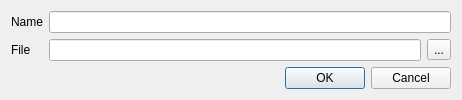
<?xml version="1.0" encoding="UTF-8"?>
<ui version="4.0">
 <class>ModelDialog</class>
 <widget class="QDialog" name="ModelDialog">
  <property name="geometry">
   <rect>
    <x>0</x>
    <y>0</y>
    <width>462</width>
    <height>100</height>
   </rect>
  </property>
  <property name="sizePolicy">
   <sizepolicy hsizetype="Preferred" vsizetype="Expanding">
    <horstretch>0</horstretch>
    <verstretch>0</verstretch>
   </sizepolicy>
  </property>
  <property name="windowTitle">
   <string>Import Model</string>
  </property>
  <layout class="QFormLayout" name="formLayout">
   <item row="0" column="0">
    <widget class="QLabel" name="label">
     <property name="text">
      <string>Name</string>
     </property>
    </widget>
   </item>
   <item row="0" column="1">
    <widget class="QLineEdit" name="lineEdit"/>
   </item>
   <item row="1" column="0">
    <widget class="QLabel" name="label_2">
     <property name="minimumSize">
      <size>
       <width>32</width>
       <height>0</height>
      </size>
     </property>
     <property name="text">
      <string>File</string>
     </property>
    </widget>
   </item>
   <item row="1" column="1">
    <layout class="QHBoxLayout" name="horizontalLayout">
     <item>
      <widget class="QLineEdit" name="lineEditFile"/>
     </item>
     <item>
      <widget class="QToolButton" name="toolButton">
       <property name="text">
        <string>...</string>
       </property>
      </widget>
     </item>
    </layout>
   </item>
   <item row="2" column="0" colspan="2">
    <widget class="QDialogButtonBox" name="buttonBox">
     <property name="orientation">
      <enum>Qt::Orientation::Horizontal</enum>
     </property>
     <property name="standardButtons">
      <set>QDialogButtonBox::StandardButton::Cancel|QDialogButtonBox::StandardButton::Ok</set>
     </property>
    </widget>
   </item>
  </layout>
 </widget>
 <resources/>
 <connections>
  <connection>
   <sender>buttonBox</sender>
   <signal>accepted()</signal>
   <receiver>ModelDialog</receiver>
   <slot>accept()</slot>
   <hints>
    <hint type="sourcelabel">
     <x>248</x>
     <y>254</y>
    </hint>
    <hint type="destinationlabel">
     <x>157</x>
     <y>274</y>
    </hint>
   </hints>
  </connection>
  <connection>
   <sender>buttonBox</sender>
   <signal>rejected()</signal>
   <receiver>ModelDialog</receiver>
   <slot>reject()</slot>
   <hints>
    <hint type="sourcelabel">
     <x>316</x>
     <y>260</y>
    </hint>
    <hint type="destinationlabel">
     <x>286</x>
     <y>274</y>
    </hint>
   </hints>
  </connection>
 </connections>
</ui>
